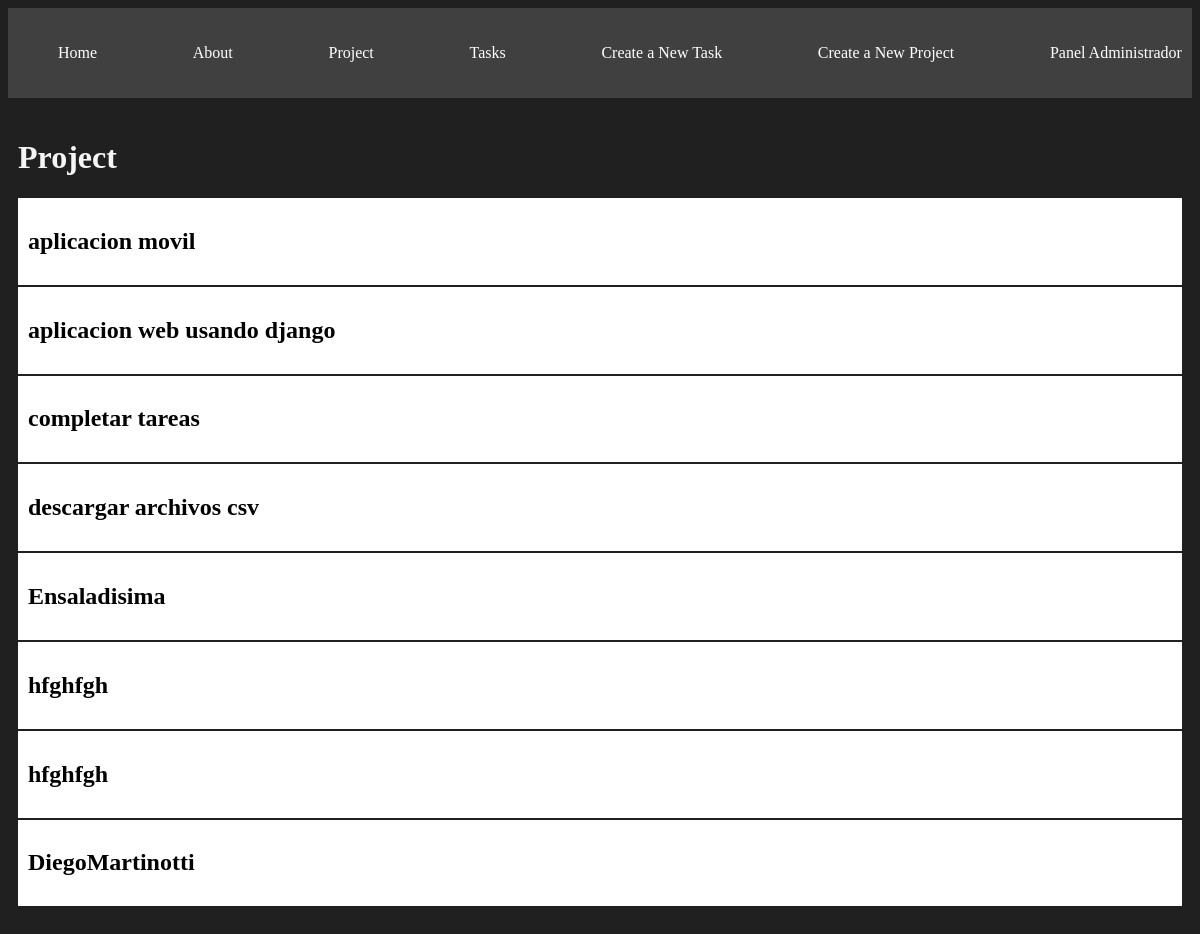
The app's page /project/ with its own data.
### myapp/models.py (models this page shows, shortened)
class Project(models.Model):
   name = models.CharField(max_length=200)

### myapp/views.py (the view)
# urls.py: path('project/',views.project,name="projects"),
def project(request):
   project= Project.objects.all()
   return render(request, 'project.html',{"project":project})

### myapp/templates/project.html (shortened to what this page needs)
{% extends 'layouts/base.html' %}
{% block content %}
<!DOCTYPE html>
<html lang="en">
<head>
</head>
<body>
   <h1>Project</h1>
   {% for x in project %}
     <article class="card">
      <a href="{% url 'projects_detail' x.id %}">
         <h1>{{ x.name }}</h1>
      </a>
     </article>
   {% endfor %}
</body>
</html>
{% endblock %}

### myapp/static/style/main.css (style rules this page uses)
body { background:#202020; color:whitesmoke; }
.card { background: white; color: black; padding: 10px; margin-bottom: 2px; }
.card a { text-decoration: none; color: black; }

### records on screen
Project: name "aplicacion movil"
Project: name "aplicacion web usando django"
Project: name "completar tareas"
Project: name "descargar archivos csv"
Project: name "Ensaladisima"
Project: name "hfghfgh"
Project: name "hfghfgh"
Project: name "DiegoMartinotti"
